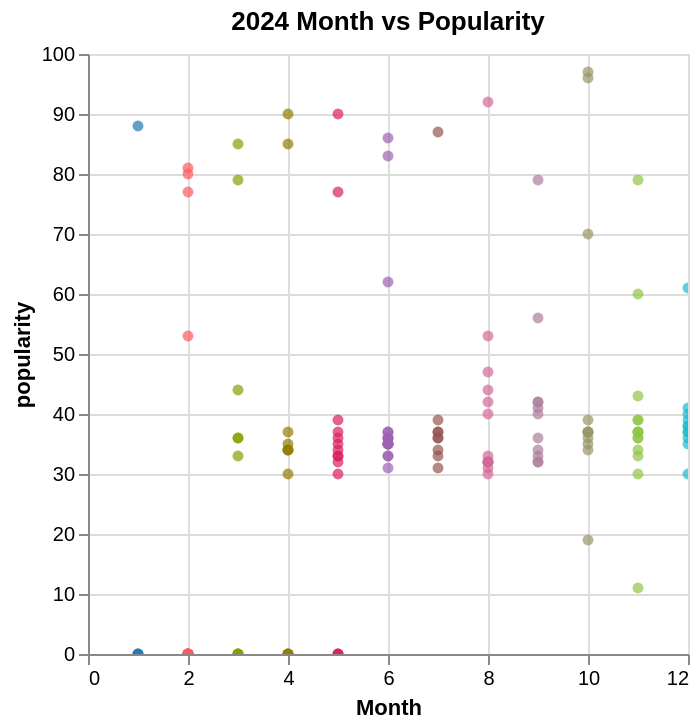

Notebook cell for this chart:
### Code cell
# interactive graph for popularity and year
pop2024 = df[df['Year']==2024]
scatter = alt.Chart(pop2024).mark_circle().encode(
    alt.X('Month'),
    alt.Y('popularity'),
    color=alt.Color('Month',legend=None).scale(scheme="category10"),
    tooltip = ['track_name','artist','album','release_date']).interactive().properties(title='2024 Month vs Popularity')
scatter.show()

### Figure 1 — Vega-Lite specification as saved in the notebook (floating-point values rounded to 4 significant figures; data arrays with more than 128 entries replaced by an {"elided": "..."} marker saying what was removed)
{"config": {"view": {"continuousWidth": 300, "continuousHeight": 300}}, "data": {"name": "data-5ef853bf265222df472716308be7e1a7"}, "mark": {"type": "circle"}, "encoding": {"color": {"field": "Month", "legend": null, "scale": {"scheme": "category10"}, "type": "quantitative"}, "tooltip": [{"field": "track_name", "type": "nominal"}, {"field": "artist", "type": "nominal"}, {"field": "album", "type": "nominal"}, {"field": "release_date", "type": "temporal"}], "x": {"field": "Month", "type": "quantitative"}, "y": {"field": "popularity", "type": "quantitative"}}, "params": [{"name": "param_79", "select": {"type": "interval", "encodings": ["x", "y"]}, "bind": "scales"}], "title": "2024 Month vs Popularity", "$schema": "https://vega.github.io/schema/vega-lite/v5.20.1.json", "datasets": {"data-5ef853bf265222df472716308be7e1a7": {"elided": "137 records"}}}
